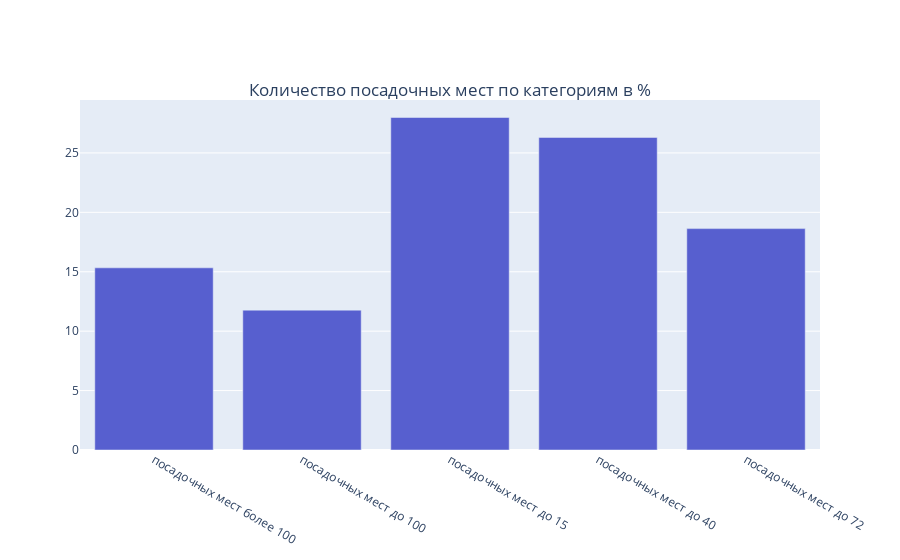

This figure's notebook cell:
### Markdown cell above
Отобразим графически распределение количества посадочных мест по категориям взвисимости от количества посадочных мест:

### Code cell
trace = go.Bar(
    x = per_group_cnt_number['Категория'], 
    y = per_group_cnt_number['% по категории'],
    marker_color='#575fcf'
)
layout = go.Layout(
    title={
        'text': 'Количество посадочных мест по категориям в %',
        'y':0.85,
        'x':0.5,
        'xanchor': 'center',
        'yanchor': 'top'},
)

fig = go.Figure(data = [trace], layout = layout)
iplot(fig)

### Figure 1 — Plotly figure (JSON) as saved in the notebook; plotly's stock layout.template omitted (floating-point values rounded to 4 significant figures)
{"data": [{"marker": {"color": "#575fcf"}, "type": "bar", "x": ["посадочных мест более 100", "посадочных мест до 100", "посадочных мест до 15", "посадочных мест до 40", "посадочных мест до 72"], "y": [15.33, 11.77, 27.98, 26.3, 18.63]}], "layout": {"title": {"text": "Количество посадочных мест по категориям в %", "x": 0.5, "xanchor": "center", "y": 0.85, "yanchor": "top"}}}
